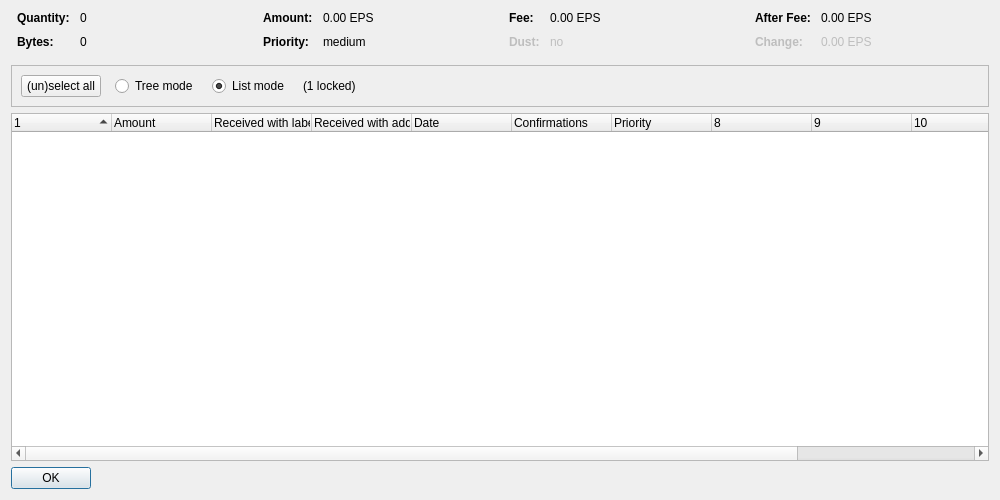
<?xml version="1.0" encoding="UTF-8"?>
<ui version="4.0">
 <class>CoinControlDialog</class>
 <widget class="QDialog" name="CoinControlDialog">
  <property name="geometry">
   <rect>
    <x>0</x>
    <y>0</y>
    <width>1000</width>
    <height>500</height>
   </rect>
  </property>
  <property name="windowTitle">
   <string>Coin Selection</string>
  </property>
  <layout class="QVBoxLayout" name="verticalLayout">
   <item>
    <layout class="QHBoxLayout" name="horizontalLayoutTop" stretch="0,0,0,0">
     <property name="topMargin">
      <number>0</number>
     </property>
     <property name="bottomMargin">
      <number>10</number>
     </property>
     <item>
      <layout class="QFormLayout" name="formLayoutCoinControl1">
       <property name="horizontalSpacing">
        <number>10</number>
       </property>
       <property name="verticalSpacing">
        <number>10</number>
       </property>
       <property name="leftMargin">
        <number>6</number>
       </property>
       <property name="rightMargin">
        <number>6</number>
       </property>
       <item row="0" column="0">
        <widget class="QLabel" name="labelCoinControlQuantityText">
         <property name="font">
          <font>
           <weight>75</weight>
           <bold>true</bold>
          </font>
         </property>
         <property name="text">
          <string>Quantity:</string>
         </property>
        </widget>
       </item>
       <item row="0" column="1">
        <widget class="QLabel" name="labelCoinControlQuantity">
         <property name="cursor">
          <cursorShape>IBeamCursor</cursorShape>
         </property>
         <property name="contextMenuPolicy">
          <enum>Qt::ActionsContextMenu</enum>
         </property>
         <property name="text">
          <string notr="true">0</string>
         </property>
         <property name="textInteractionFlags">
          <set>Qt::LinksAccessibleByMouse|Qt::TextSelectableByKeyboard|Qt::TextSelectableByMouse</set>
         </property>
        </widget>
       </item>
       <item row="1" column="0">
        <widget class="QLabel" name="labelCoinControlBytesText">
         <property name="font">
          <font>
           <weight>75</weight>
           <bold>true</bold>
          </font>
         </property>
         <property name="text">
          <string>Bytes:</string>
         </property>
        </widget>
       </item>
       <item row="1" column="1">
        <widget class="QLabel" name="labelCoinControlBytes">
         <property name="cursor">
          <cursorShape>IBeamCursor</cursorShape>
         </property>
         <property name="contextMenuPolicy">
          <enum>Qt::ActionsContextMenu</enum>
         </property>
         <property name="text">
          <string notr="true">0</string>
         </property>
         <property name="textInteractionFlags">
          <set>Qt::LinksAccessibleByMouse|Qt::TextSelectableByKeyboard|Qt::TextSelectableByMouse</set>
         </property>
        </widget>
       </item>
      </layout>
     </item>
     <item>
      <layout class="QFormLayout" name="formLayoutCoinControl2">
       <property name="horizontalSpacing">
        <number>10</number>
       </property>
       <property name="verticalSpacing">
        <number>10</number>
       </property>
       <property name="leftMargin">
        <number>6</number>
       </property>
       <property name="rightMargin">
        <number>6</number>
       </property>
       <item row="0" column="0">
        <widget class="QLabel" name="labelCoinControlAmountText">
         <property name="font">
          <font>
           <weight>75</weight>
           <bold>true</bold>
          </font>
         </property>
         <property name="text">
          <string>Amount:</string>
         </property>
        </widget>
       </item>
       <item row="0" column="1">
        <widget class="QLabel" name="labelCoinControlAmount">
         <property name="cursor">
          <cursorShape>IBeamCursor</cursorShape>
         </property>
         <property name="contextMenuPolicy">
          <enum>Qt::ActionsContextMenu</enum>
         </property>
         <property name="text">
          <string notr="true">0.00 EPS</string>
         </property>
         <property name="textInteractionFlags">
          <set>Qt::LinksAccessibleByMouse|Qt::TextSelectableByKeyboard|Qt::TextSelectableByMouse</set>
         </property>
        </widget>
       </item>
       <item row="1" column="0">
        <widget class="QLabel" name="labelCoinControlPriorityText">
         <property name="font">
          <font>
           <weight>75</weight>
           <bold>true</bold>
          </font>
         </property>
         <property name="text">
          <string>Priority:</string>
         </property>
        </widget>
       </item>
       <item row="1" column="1">
        <widget class="QLabel" name="labelCoinControlPriority">
         <property name="cursor">
          <cursorShape>IBeamCursor</cursorShape>
         </property>
         <property name="contextMenuPolicy">
          <enum>Qt::ActionsContextMenu</enum>
         </property>
         <property name="text">
          <string notr="true">medium</string>
         </property>
         <property name="textInteractionFlags">
          <set>Qt::LinksAccessibleByMouse|Qt::TextSelectableByKeyboard|Qt::TextSelectableByMouse</set>
         </property>
        </widget>
       </item>
      </layout>
     </item>
     <item>
      <layout class="QFormLayout" name="formLayoutCoinControl3">
       <property name="horizontalSpacing">
        <number>10</number>
       </property>
       <property name="verticalSpacing">
        <number>10</number>
       </property>
       <property name="leftMargin">
        <number>6</number>
       </property>
       <property name="rightMargin">
        <number>6</number>
       </property>
       <item row="0" column="0">
        <widget class="QLabel" name="labelCoinControlFeeText">
         <property name="font">
          <font>
           <weight>75</weight>
           <bold>true</bold>
          </font>
         </property>
         <property name="text">
          <string>Fee:</string>
         </property>
        </widget>
       </item>
       <item row="0" column="1">
        <widget class="QLabel" name="labelCoinControlFee">
         <property name="cursor">
          <cursorShape>IBeamCursor</cursorShape>
         </property>
         <property name="contextMenuPolicy">
          <enum>Qt::ActionsContextMenu</enum>
         </property>
         <property name="text">
          <string notr="true">0.00 EPS</string>
         </property>
         <property name="textInteractionFlags">
          <set>Qt::LinksAccessibleByMouse|Qt::TextSelectableByKeyboard|Qt::TextSelectableByMouse</set>
         </property>
        </widget>
       </item>
       <item row="1" column="0">
        <widget class="QLabel" name="labelCoinControlLowOutputText">
         <property name="enabled">
          <bool>false</bool>
         </property>
         <property name="font">
          <font>
           <weight>75</weight>
           <bold>true</bold>
          </font>
         </property>
         <property name="text">
          <string>Dust:</string>
         </property>
        </widget>
       </item>
       <item row="1" column="1">
        <widget class="QLabel" name="labelCoinControlLowOutput">
         <property name="enabled">
          <bool>false</bool>
         </property>
         <property name="cursor">
          <cursorShape>IBeamCursor</cursorShape>
         </property>
         <property name="contextMenuPolicy">
          <enum>Qt::ActionsContextMenu</enum>
         </property>
         <property name="text">
          <string notr="true">no</string>
         </property>
         <property name="textInteractionFlags">
          <set>Qt::LinksAccessibleByMouse|Qt::TextSelectableByKeyboard|Qt::TextSelectableByMouse</set>
         </property>
        </widget>
       </item>
      </layout>
     </item>
     <item>
      <layout class="QFormLayout" name="formLayoutCoinControl4">
       <property name="horizontalSpacing">
        <number>10</number>
       </property>
       <property name="verticalSpacing">
        <number>10</number>
       </property>
       <property name="leftMargin">
        <number>6</number>
       </property>
       <property name="rightMargin">
        <number>6</number>
       </property>
       <item row="0" column="0">
        <widget class="QLabel" name="labelCoinControlAfterFeeText">
         <property name="font">
          <font>
           <weight>75</weight>
           <bold>true</bold>
          </font>
         </property>
         <property name="text">
          <string>After Fee:</string>
         </property>
        </widget>
       </item>
       <item row="0" column="1">
        <widget class="QLabel" name="labelCoinControlAfterFee">
         <property name="cursor">
          <cursorShape>IBeamCursor</cursorShape>
         </property>
         <property name="contextMenuPolicy">
          <enum>Qt::ActionsContextMenu</enum>
         </property>
         <property name="text">
          <string notr="true">0.00 EPS</string>
         </property>
         <property name="textInteractionFlags">
          <set>Qt::LinksAccessibleByMouse|Qt::TextSelectableByKeyboard|Qt::TextSelectableByMouse</set>
         </property>
        </widget>
       </item>
       <item row="1" column="0">
        <widget class="QLabel" name="labelCoinControlChangeText">
         <property name="enabled">
          <bool>false</bool>
         </property>
         <property name="font">
          <font>
           <weight>75</weight>
           <bold>true</bold>
          </font>
         </property>
         <property name="text">
          <string>Change:</string>
         </property>
        </widget>
       </item>
       <item row="1" column="1">
        <widget class="QLabel" name="labelCoinControlChange">
         <property name="enabled">
          <bool>false</bool>
         </property>
         <property name="cursor">
          <cursorShape>IBeamCursor</cursorShape>
         </property>
         <property name="contextMenuPolicy">
          <enum>Qt::ActionsContextMenu</enum>
         </property>
         <property name="text">
          <string notr="true">0.00 EPS</string>
         </property>
         <property name="textInteractionFlags">
          <set>Qt::LinksAccessibleByMouse|Qt::TextSelectableByKeyboard|Qt::TextSelectableByMouse</set>
         </property>
        </widget>
       </item>
      </layout>
     </item>
    </layout>
   </item>
   <item>
    <widget class="QFrame" name="frame">
     <property name="minimumSize">
      <size>
       <width>0</width>
       <height>40</height>
      </size>
     </property>
     <property name="frameShape">
      <enum>QFrame::StyledPanel</enum>
     </property>
     <property name="frameShadow">
      <enum>QFrame::Sunken</enum>
     </property>
     <layout class="QHBoxLayout" name="horizontalLayout">
      <item>
       <layout class="QHBoxLayout" name="horizontalLayoutPanel" stretch="0,0,0,0,0">
        <property name="spacing">
         <number>14</number>
        </property>
        <item>
         <widget class="QPushButton" name="pushButtonSelectAll">
          <property name="sizePolicy">
           <sizepolicy hsizetype="Maximum" vsizetype="Fixed">
            <horstretch>0</horstretch>
            <verstretch>0</verstretch>
           </sizepolicy>
          </property>
          <property name="text">
           <string>(un)select all</string>
          </property>
          <property name="autoDefault">
           <bool>false</bool>
          </property>
         </widget>
        </item>
        <item>
         <widget class="QRadioButton" name="radioTreeMode">
          <property name="sizePolicy">
           <sizepolicy hsizetype="Maximum" vsizetype="Fixed">
            <horstretch>0</horstretch>
            <verstretch>0</verstretch>
           </sizepolicy>
          </property>
          <property name="text">
           <string>Tree mode</string>
          </property>
         </widget>
        </item>
        <item>
         <widget class="QRadioButton" name="radioListMode">
          <property name="sizePolicy">
           <sizepolicy hsizetype="Maximum" vsizetype="Fixed">
            <horstretch>0</horstretch>
            <verstretch>0</verstretch>
           </sizepolicy>
          </property>
          <property name="text">
           <string>List mode</string>
          </property>
          <property name="checked">
           <bool>true</bool>
          </property>
         </widget>
        </item>
        <item>
         <widget class="QLabel" name="labelLocked">
          <property name="text">
           <string notr="true">(1 locked)</string>
          </property>
         </widget>
        </item>
        <item>
         <spacer name="horizontalSpacer">
          <property name="orientation">
           <enum>Qt::Horizontal</enum>
          </property>
          <property name="sizeHint" stdset="0">
           <size>
            <width>40</width>
            <height>20</height>
           </size>
          </property>
         </spacer>
        </item>
       </layout>
      </item>
     </layout>
    </widget>
   </item>
   <item>
    <widget class="CoinControlTreeWidget" name="treeWidget">
     <property name="contextMenuPolicy">
      <enum>Qt::CustomContextMenu</enum>
     </property>
     <property name="sortingEnabled">
      <bool>false</bool>
     </property>
     <property name="columnCount">
      <number>12</number>
     </property>
     <attribute name="headerShowSortIndicator" stdset="0">
      <bool>true</bool>
     </attribute>
     <attribute name="headerStretchLastSection">
      <bool>false</bool>
     </attribute>
     <column>
      <property name="text">
       <string/>
      </property>
     </column>
     <column>
      <property name="text">
       <string>Amount</string>
      </property>
     </column>
     <column>
      <property name="text">
       <string>Received with label</string>
      </property>
     </column>
     <column>
      <property name="text">
       <string>Received with address</string>
      </property>
     </column>
     <column>
      <property name="text">
       <string>Date</string>
      </property>
     </column>
     <column>
      <property name="text">
       <string>Confirmations</string>
      </property>
      <property name="toolTip">
       <string>Confirmed</string>
      </property>
     </column>
     <column>
      <property name="text">
       <string>Priority</string>
      </property>
     </column>
     <column>
      <property name="text">
       <string/>
      </property>
     </column>
     <column>
      <property name="text">
       <string/>
      </property>
     </column>
     <column>
      <property name="text">
       <string/>
      </property>
     </column>
     <column>
      <property name="text">
       <string/>
      </property>
     </column>
     <column>
      <property name="text">
       <string/>
      </property>
     </column>
    </widget>
   </item>
   <item>
    <widget class="QDialogButtonBox" name="buttonBox">
     <property name="sizePolicy">
      <sizepolicy hsizetype="Maximum" vsizetype="Fixed">
       <horstretch>0</horstretch>
       <verstretch>0</verstretch>
      </sizepolicy>
     </property>
     <property name="orientation">
      <enum>Qt::Horizontal</enum>
     </property>
     <property name="standardButtons">
      <set>QDialogButtonBox::Ok</set>
     </property>
    </widget>
   </item>
  </layout>
 </widget>
 <customwidgets>
  <customwidget>
   <class>CoinControlTreeWidget</class>
   <extends>QTreeWidget</extends>
   <header>coincontroltreewidget.h</header>
  </customwidget>
 </customwidgets>
 <resources/>
 <connections/>
</ui>
